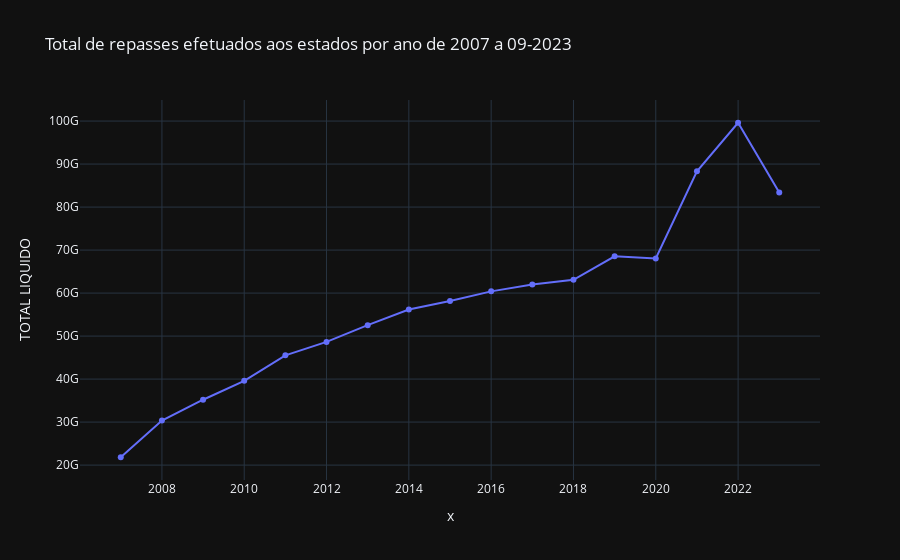

Write notebook code for a chart like this one.
### Markdown cell above
x - Valor total dos repasses por ano

### Code cell
df_temp = df_e.copy()
df_temp = df_temp.resample(rule='y').sum(numeric_only=True)

fig = px.line(data_frame=df_temp,  y='TOTAL LIQUIDO', x=df_temp.index.year, title='Total de repasses efetuados aos estados por ano de 2007 a 09-2023', markers='.')
fig.update_traces(hovertemplate=None)
fig.update_layout(hovermode='x unified', yaxis_tickformat=',.2s')
fig.show()

### Figure 1 — Plotly figure (JSON) as saved in the notebook; plotly's stock layout.template omitted (floating-point values rounded to 4 significant figures)
{"data": [{"legendgroup": "", "line": {"color": "#636efa", "dash": "solid"}, "marker": {"symbol": "circle"}, "mode": "lines+markers", "name": "", "orientation": "v", "showlegend": false, "type": "scatter", "x": [2007, 2008, 2009, 2010, 2011, 2012, 2013, 2014, 2015, 2016, 2017, 2018, 2019, 2020, 2021, 2022, 2023], "xaxis": "x", "y": [21820000000.0, 30340000000.0, 35200000000.0, 39590000000.0, 45530000000.0, 48650000000.0, 52540000000.0, 56180000000.0, 58140000000.0, 60400000000.0, 61980000000.0, 63090000000.0, 68540000000.0, 68040000000.0, 88310000000.0, 99610000000.0, 83380000000.0], "yaxis": "y"}], "layout": {"hovermode": "x unified", "legend": {"tracegroupgap": 0}, "title": {"text": "Total de repasses efetuados aos estados por ano de 2007 a 09-2023"}, "xaxis": {"anchor": "y", "domain": [0, 1], "title": {"text": "x"}}, "yaxis": {"anchor": "x", "domain": [0, 1], "tickformat": ",.2s", "title": {"text": "TOTAL LIQUIDO"}}}}
